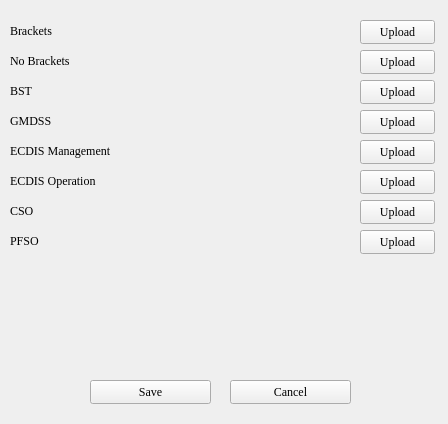
<?xml version="1.0" encoding="UTF-8"?>
<ui version="4.0">
 <class>UploadCerts</class>
 <widget class="QWidget" name="UploadCerts">
  <property name="geometry">
   <rect>
    <x>0</x>
    <y>0</y>
    <width>448</width>
    <height>424</height>
   </rect>
  </property>
  <property name="minimumSize">
   <size>
    <width>448</width>
    <height>424</height>
   </size>
  </property>
  <property name="maximumSize">
   <size>
    <width>448</width>
    <height>424</height>
   </size>
  </property>
  <property name="windowTitle">
   <string>Upload Certificates</string>
  </property>
  <widget class="QPushButton" name="BracketsUploadBtn">
   <property name="geometry">
    <rect>
     <x>360</x>
     <y>20</y>
     <width>75</width>
     <height>24</height>
    </rect>
   </property>
   <property name="font">
    <font>
     <family>Times New Roman</family>
    </font>
   </property>
   <property name="text">
    <string>Upload</string>
   </property>
  </widget>
  <widget class="QLabel" name="Brackets">
   <property name="geometry">
    <rect>
     <x>10</x>
     <y>20</y>
     <width>141</width>
     <height>21</height>
    </rect>
   </property>
   <property name="font">
    <font>
     <family>Times New Roman</family>
    </font>
   </property>
   <property name="text">
    <string>Brackets</string>
   </property>
  </widget>
  <widget class="QLabel" name="NoBrackets">
   <property name="geometry">
    <rect>
     <x>10</x>
     <y>50</y>
     <width>141</width>
     <height>21</height>
    </rect>
   </property>
   <property name="font">
    <font>
     <family>Times New Roman</family>
    </font>
   </property>
   <property name="text">
    <string>No Brackets</string>
   </property>
  </widget>
  <widget class="QLabel" name="ECDISman">
   <property name="geometry">
    <rect>
     <x>10</x>
     <y>140</y>
     <width>141</width>
     <height>21</height>
    </rect>
   </property>
   <property name="font">
    <font>
     <family>Times New Roman</family>
    </font>
   </property>
   <property name="text">
    <string>ECDIS Management</string>
   </property>
  </widget>
  <widget class="QLabel" name="ECDISop">
   <property name="geometry">
    <rect>
     <x>10</x>
     <y>170</y>
     <width>141</width>
     <height>21</height>
    </rect>
   </property>
   <property name="font">
    <font>
     <family>Times New Roman</family>
    </font>
   </property>
   <property name="text">
    <string>ECDIS Operation</string>
   </property>
  </widget>
  <widget class="QLabel" name="GMDSS">
   <property name="geometry">
    <rect>
     <x>10</x>
     <y>110</y>
     <width>141</width>
     <height>21</height>
    </rect>
   </property>
   <property name="font">
    <font>
     <family>Times New Roman</family>
    </font>
   </property>
   <property name="text">
    <string>GMDSS</string>
   </property>
  </widget>
  <widget class="QLabel" name="PFSO">
   <property name="geometry">
    <rect>
     <x>10</x>
     <y>230</y>
     <width>141</width>
     <height>21</height>
    </rect>
   </property>
   <property name="font">
    <font>
     <family>Times New Roman</family>
    </font>
   </property>
   <property name="text">
    <string>PFSO</string>
   </property>
  </widget>
  <widget class="QLabel" name="BST">
   <property name="geometry">
    <rect>
     <x>10</x>
     <y>80</y>
     <width>141</width>
     <height>21</height>
    </rect>
   </property>
   <property name="font">
    <font>
     <family>Times New Roman</family>
    </font>
   </property>
   <property name="text">
    <string>BST</string>
   </property>
  </widget>
  <widget class="QLabel" name="CSO">
   <property name="geometry">
    <rect>
     <x>10</x>
     <y>200</y>
     <width>141</width>
     <height>21</height>
    </rect>
   </property>
   <property name="font">
    <font>
     <family>Times New Roman</family>
    </font>
   </property>
   <property name="text">
    <string>CSO</string>
   </property>
  </widget>
  <widget class="QPushButton" name="NoBracketsUploadBtn">
   <property name="geometry">
    <rect>
     <x>360</x>
     <y>50</y>
     <width>75</width>
     <height>24</height>
    </rect>
   </property>
   <property name="font">
    <font>
     <family>Times New Roman</family>
    </font>
   </property>
   <property name="text">
    <string>Upload</string>
   </property>
  </widget>
  <widget class="QPushButton" name="BSTUploadBtn">
   <property name="geometry">
    <rect>
     <x>360</x>
     <y>80</y>
     <width>75</width>
     <height>24</height>
    </rect>
   </property>
   <property name="font">
    <font>
     <family>Times New Roman</family>
    </font>
   </property>
   <property name="text">
    <string>Upload</string>
   </property>
  </widget>
  <widget class="QPushButton" name="GMDSSUploadBtn">
   <property name="geometry">
    <rect>
     <x>360</x>
     <y>110</y>
     <width>75</width>
     <height>24</height>
    </rect>
   </property>
   <property name="font">
    <font>
     <family>Times New Roman</family>
    </font>
   </property>
   <property name="text">
    <string>Upload</string>
   </property>
  </widget>
  <widget class="QPushButton" name="ECDISmanUploadBtn">
   <property name="geometry">
    <rect>
     <x>360</x>
     <y>140</y>
     <width>75</width>
     <height>24</height>
    </rect>
   </property>
   <property name="font">
    <font>
     <family>Times New Roman</family>
    </font>
   </property>
   <property name="text">
    <string>Upload</string>
   </property>
  </widget>
  <widget class="QPushButton" name="ECDISopUploadBtn">
   <property name="geometry">
    <rect>
     <x>360</x>
     <y>170</y>
     <width>75</width>
     <height>24</height>
    </rect>
   </property>
   <property name="font">
    <font>
     <family>Times New Roman</family>
    </font>
   </property>
   <property name="text">
    <string>Upload</string>
   </property>
  </widget>
  <widget class="QPushButton" name="CSOUploadBtn">
   <property name="geometry">
    <rect>
     <x>360</x>
     <y>200</y>
     <width>75</width>
     <height>24</height>
    </rect>
   </property>
   <property name="font">
    <font>
     <family>Times New Roman</family>
    </font>
   </property>
   <property name="text">
    <string>Upload</string>
   </property>
  </widget>
  <widget class="QPushButton" name="PFSOUploadBtn">
   <property name="geometry">
    <rect>
     <x>360</x>
     <y>230</y>
     <width>75</width>
     <height>24</height>
    </rect>
   </property>
   <property name="font">
    <font>
     <family>Times New Roman</family>
    </font>
   </property>
   <property name="text">
    <string>Upload</string>
   </property>
  </widget>
  <widget class="QPushButton" name="SaveBtn">
   <property name="geometry">
    <rect>
     <x>90</x>
     <y>380</y>
     <width>121</width>
     <height>24</height>
    </rect>
   </property>
   <property name="font">
    <font>
     <family>Times New Roman</family>
    </font>
   </property>
   <property name="text">
    <string>Save</string>
   </property>
  </widget>
  <widget class="QPushButton" name="CancelBtn">
   <property name="geometry">
    <rect>
     <x>230</x>
     <y>380</y>
     <width>121</width>
     <height>24</height>
    </rect>
   </property>
   <property name="font">
    <font>
     <family>Times New Roman</family>
    </font>
   </property>
   <property name="text">
    <string>Cancel</string>
   </property>
  </widget>
  <widget class="QLabel" name="path_1">
   <property name="geometry">
    <rect>
     <x>120</x>
     <y>20</y>
     <width>231</width>
     <height>21</height>
    </rect>
   </property>
   <property name="font">
    <font>
     <family>Times New Roman</family>
    </font>
   </property>
   <property name="text">
    <string/>
   </property>
   <property name="alignment">
    <set>Qt::AlignRight|Qt::AlignTrailing|Qt::AlignVCenter</set>
   </property>
  </widget>
  <widget class="QLabel" name="path_2">
   <property name="geometry">
    <rect>
     <x>120</x>
     <y>50</y>
     <width>231</width>
     <height>21</height>
    </rect>
   </property>
   <property name="font">
    <font>
     <family>Times New Roman</family>
    </font>
   </property>
   <property name="text">
    <string/>
   </property>
   <property name="alignment">
    <set>Qt::AlignRight|Qt::AlignTrailing|Qt::AlignVCenter</set>
   </property>
  </widget>
  <widget class="QLabel" name="path_3">
   <property name="geometry">
    <rect>
     <x>120</x>
     <y>80</y>
     <width>231</width>
     <height>21</height>
    </rect>
   </property>
   <property name="font">
    <font>
     <family>Times New Roman</family>
    </font>
   </property>
   <property name="text">
    <string/>
   </property>
   <property name="alignment">
    <set>Qt::AlignRight|Qt::AlignTrailing|Qt::AlignVCenter</set>
   </property>
  </widget>
  <widget class="QLabel" name="path_4">
   <property name="geometry">
    <rect>
     <x>120</x>
     <y>110</y>
     <width>231</width>
     <height>21</height>
    </rect>
   </property>
   <property name="font">
    <font>
     <family>Times New Roman</family>
    </font>
   </property>
   <property name="text">
    <string/>
   </property>
   <property name="alignment">
    <set>Qt::AlignRight|Qt::AlignTrailing|Qt::AlignVCenter</set>
   </property>
  </widget>
  <widget class="QLabel" name="path_5">
   <property name="geometry">
    <rect>
     <x>120</x>
     <y>140</y>
     <width>231</width>
     <height>21</height>
    </rect>
   </property>
   <property name="font">
    <font>
     <family>Times New Roman</family>
    </font>
   </property>
   <property name="text">
    <string/>
   </property>
   <property name="alignment">
    <set>Qt::AlignRight|Qt::AlignTrailing|Qt::AlignVCenter</set>
   </property>
  </widget>
  <widget class="QLabel" name="path_6">
   <property name="geometry">
    <rect>
     <x>120</x>
     <y>170</y>
     <width>231</width>
     <height>21</height>
    </rect>
   </property>
   <property name="font">
    <font>
     <family>Times New Roman</family>
    </font>
   </property>
   <property name="text">
    <string/>
   </property>
   <property name="alignment">
    <set>Qt::AlignRight|Qt::AlignTrailing|Qt::AlignVCenter</set>
   </property>
  </widget>
  <widget class="QLabel" name="path_7">
   <property name="geometry">
    <rect>
     <x>120</x>
     <y>200</y>
     <width>231</width>
     <height>21</height>
    </rect>
   </property>
   <property name="font">
    <font>
     <family>Times New Roman</family>
    </font>
   </property>
   <property name="text">
    <string/>
   </property>
   <property name="alignment">
    <set>Qt::AlignRight|Qt::AlignTrailing|Qt::AlignVCenter</set>
   </property>
  </widget>
  <widget class="QLabel" name="path_8">
   <property name="geometry">
    <rect>
     <x>120</x>
     <y>230</y>
     <width>231</width>
     <height>21</height>
    </rect>
   </property>
   <property name="font">
    <font>
     <family>Times New Roman</family>
    </font>
   </property>
   <property name="text">
    <string/>
   </property>
   <property name="alignment">
    <set>Qt::AlignRight|Qt::AlignTrailing|Qt::AlignVCenter</set>
   </property>
  </widget>
 </widget>
 <resources/>
 <connections/>
</ui>
